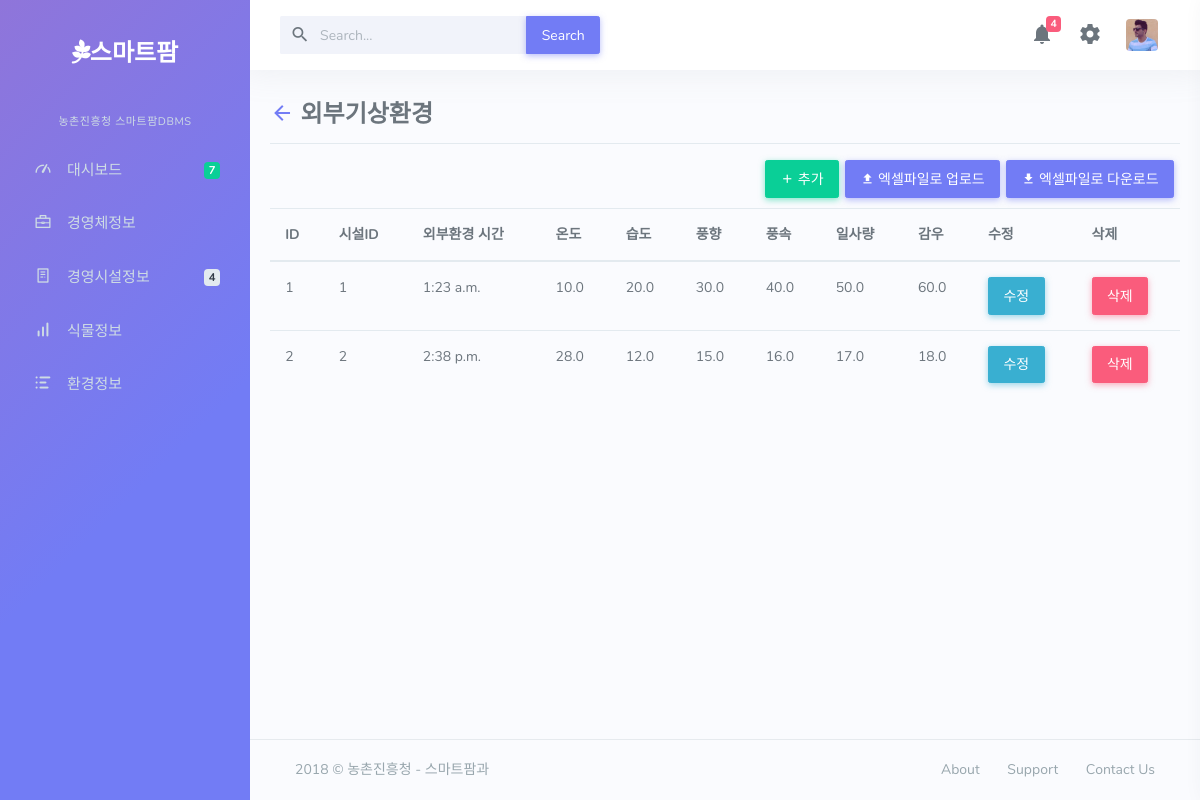
Page /g5 on the committed database.
### dashboard/models.py (models this page shows, shortened)
class env_outer(models.Model):
	GB_INNER_FA_ID=models.ForeignKey(gb_info)
	GB_OUT_TIME=models.TimeField(auto_now=False)
	GE_OUT_TEMP=models.FloatField(null=False)
	GE_OUT_HUMI=models.FloatField(null=False)
	GE_OUT_WIND_DIRECT=models.FloatField(null=False)
	GE_OUT_WIND_SPD=models.FloatField(null=False)
	GE_SOLAR_RADI=models.FloatField(null=False)
	GE_RAINF=models.FloatField(null=False)

class gb_info(models.Model):
	FI_ID=models.ForeignKey(e1model)
	GB_NUMBER=models.IntegerField(null=True)
	GB_KIND_CODE=models.CharField(max_length=20)
	GB_FA_LATITUDE=models.FloatField(null=True)
	GB_FA_LONGITUDE=models.FloatField(null=True)
	GB_SIZE=models.FloatField(null=True)
	GB_ARCHITECTURE=models.CharField(max_length=50)
	GB_CONT_KIND=models.CharField(max_length=50)
	GB_INSTALL_DIAGRM=models.CharField(max_length=50)
	GB_DIGITAL_MANUAL=models.CharField(max_length=50)
	GB_FA_LAND_CATER=models.CharField(max_length=50)
	GB_CENTER_DIRECT=models.CharField(max_length=10)
	GB_INSTAL=models.CharField(max_length=50)
	GB_MANUFA=models.CharField(max_length=50)
	GB_MAINTE_COMP=models.CharField(max_length=50)
	DA_ID=models.ForeignKey(device_admin)

### dashboard/views.py (the view)
# urls.py: url(r'^g5$',views.g5,name='g5'),
def g5(request):
	ds=env_outer.objects.all()
	return render(request,"farm/g5.html",{"ds":ds})

### dashboard/templates/farm/g5.html (shortened to what this page needs)
{% extends 'farm/base.html' %}
{% block content %}
{% load staticfiles %}
	<link href="{% static 'farm/css/e1.css' %}" rel="stylesheet">
	<link href="https://use.fontawesome.com/releases/v5.0.7/css/all.css" rel="stylesheet">
	<div class=tg>
		<h3><a href="{% url 'glist' %}"><i class="mdi mdi-arrow-left"></i></a> 외부기상환경</h3>
		<hr>
		<a href="{% static 'farm/files/env_outer.xlsx' %}" download><button class="optional btn btn-primary mr-1"><i class="mdi mdi-download"></i> 엑셀파일로 다운로드</button></a>
		<a href="javascript:document.getElementById('xls').click();"><button class="optional btn btn-primary mr-1"><i class="mdi mdi-upload"></i> 엑셀파일로 업로드</button></a>
		<a href="{% url 'g5_update' %}"><button class="optional btn btn-success mr-1"><i class="mdi mdi-plus"></i> 추가</button></a>
		<table class="table table-hover">
		  <thead>
		    <tr>
		      <th scope="col">ID</th>
		      <th scope="col">시설ID</th>
		      <th scope="col">외부환경 시간</th>
		      <th scope="col">온도</th>
		      <th scope="col">습도</th>
		      <th scope="col">풍향</th>
		      <th scope="col">풍속</th>
		      <th scope="col">일사량</th>
		      <th scope="col">감우</th>
		      <th scope="col">수정</th>
		      <th scope="col">삭제</th>
		    </tr>
		  </thead>
		  <tbody>
		{% for i in ds %}
			<tr>
				<td>{{i.id}}</td>
				<td>{{i.GB_INNER_FA_ID.id}}</td>
				<td>{{i.GB_OUT_TIME}}</td>
				<td>{{i.GE_OUT_TEMP}}</td>
				<td>{{i.GE_OUT_HUMI}}</td>
				<td>{{i.GE_OUT_WIND_DIRECT}}</td>
				<td>{{i.GE_OUT_WIND_SPD}}</td>
				<td>{{i.GE_SOLAR_RADI}}</td>
				<td>{{i.GE_RAINF}}</td>
				<td><a href="{% url 'g5_update' %}?id={{i.id}}"><button class="btn btn-info">수정</button></a></td>
				<td><button class="btn btn-danger" data-toggle="modal" data-target="#delmodal{{i.id}}">삭제</button></td>
			</tr>
		{% endfor %}
		</tbody>
		</table>
	</div>
{% endblock %}

### dashboard/static/farm/css/e1.css (style rules this page uses)
.tg { width: 100%; margin-top:30px; }
.optional { float:right; margin-bottom: 10px; }
.btn-success { float:right; margin-bottom: 10px; }

### rows in the picture
env_outer: id "1", GB_INNER_FA_ID.id "1", GB_OUT_TIME "1:23 a.m.", GE_OUT_TEMP "10.0", GE_OUT_HUMI "20.0", GE_OUT_WIND_DIRECT "30.0", GE_OUT_WIND_SPD "40.0", GE_SOLAR_RADI "50.0", GE_RAINF "60.0"
env_outer: id "2", GB_INNER_FA_ID.id "2", GB_OUT_TIME "2:38 p.m.", GE_OUT_TEMP "28.0", GE_OUT_HUMI "12.0", GE_OUT_WIND_DIRECT "15.0", GE_OUT_WIND_SPD "16.0", GE_SOLAR_RADI "17.0", GE_RAINF "18.0"
